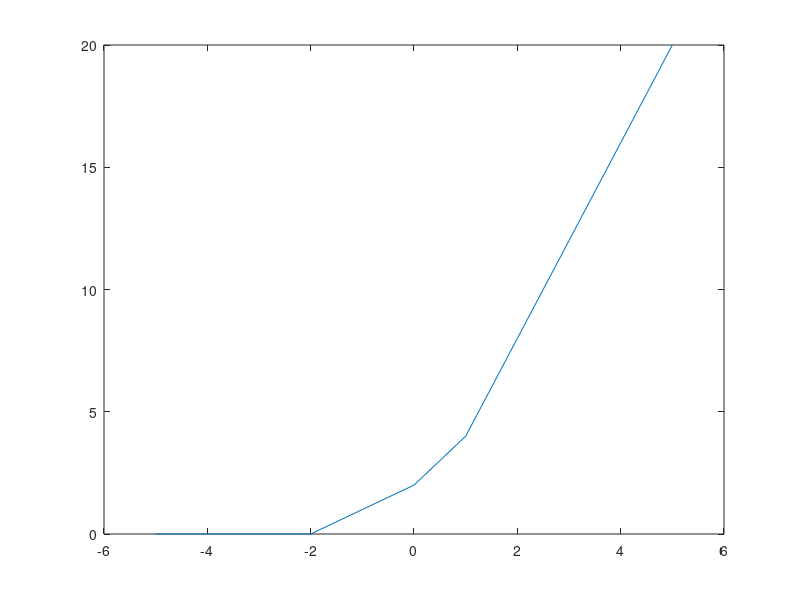

Here is the MATLAB script that generated this plot:
clear all;
clc;
close all;
n=-5:1:5;
p=0
u1=((n-p)>=0)
r1=u1.*n

u2=((n-p)>=1)
r2=u2.*(n-1)

u3=((n-p)>=(-2))
r3=u3.*(n+2)

u=r1+(2*r2)+r3
plot(n,u)